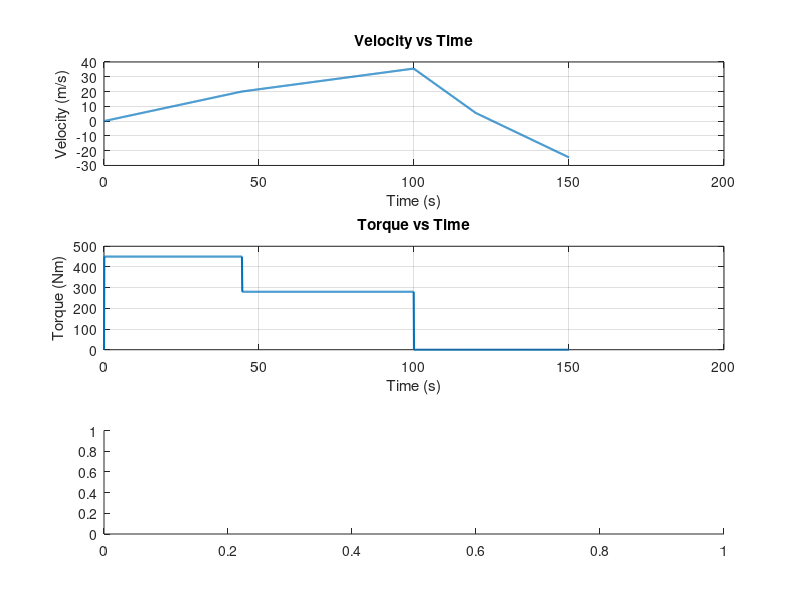

Here is the MATLAB script that generated this plot: (Note: this script raises an error after producing the figure.)
% Parameters for Powertrain Model
m = 1000; % mass of vehicle in kg
initial_velocity = 0; % Initial velocity in m/s
acceleration = 2; % Acceleration in m/s^2
time = linspace(0, 150, 1501); % Time array in seconds
threshold_speed = 20; % Threshold speed where ICE takes over in m/s
electric_motor_torque = 450; % Torque of electric motor in Nm
ICE_torque = 280; % Torque of internal combustion engine in Nm
regenerative_efficiency = 0.85; % Efficiency of regenerative braking
battery_capacity = 50000; % Battery capacity in Wh (Watt-hour)
battery_voltage = 400; % Battery voltage in Volts

% Initializing arrays to store velocity, torque, regenerative energy, and battery state
velocity = zeros(1, length(time));
torque = zeros(1, length(time));
regenerative_energy_Ah = zeros(1, length(time)); % Array to store regenerative energy in Ah
battery_state_percent = zeros(1, length(time)); % Array to store battery state of charge in percent
battery_state_percent(1) = 50; % Start at 50% state of charge

% Simulating the vehicle's behavior
for i = 2:length(time)
    if i > 1000 && i <= 1200 % Simulating a road gradient or heavy load
        acceleration = -1.5; % Increased negative acceleration for more regenerative braking
    elseif i > 1200
        acceleration = -1; % Lighter braking towards the end
    else
        if velocity(i-1) < threshold_speed
            torque(i) = electric_motor_torque; % Electric motor propulsion
        else
            torque(i) = ICE_torque; % Switch to ICE propulsion
        end
        acceleration = torque(i) / m; % a = F/m (F = torque / wheel radius)
    end

    % Update velocity
    velocity(i) = velocity(i-1) + acceleration * (time(i) - time(i-1));

    % Regenerative braking during deceleration
    if acceleration < 0 && velocity(i) > 0
        regenerative_power = regenerative_efficiency * abs(acceleration) * m * velocity(i);
        regenerative_energy_Wh = regenerative_power * (time(i) - time(i-1)) / 3600; % Convert power to Wh
        regenerative_energy_Ah(i) = regenerative_energy_Wh / battery_voltage; % Convert Wh to Ah
        battery_state_percent(i) = min(battery_state_percent(i-1) + (regenerative_energy_Wh / battery_capacity) * 100, 100); % Update battery SoC in percent
    else
        battery_state_percent(i) = battery_state_percent(i-1); % Maintain previous state if no regen energy is generated
    end
end



% Plotting the results
figure
set(gcf, 'Units', 'Normalized', 'OuterPosition', [0.1, 0.2, 0.5, 0.8]);
subplot(3,1,1);
plot(time, velocity, 'LineWidth', 1.5);
title('Velocity vs Time');
xlabel('Time (s)');
ylabel('Velocity (m/s)');
grid on;

subplot(3,1,2);
plot(time, torque, 'LineWidth', 1.5);
title('Torque vs Time');
xlabel('Time (s)');
ylabel('Torque (Nm)');
grid on;

subplot(3,1,3);
yyaxis left
plot(time, regenerative_energy_Ah, 'LineWidth', 1.5); % Plotting in Ah
ylabel('Regenerative Energy (Ah)');
yyaxis right
plot(time, battery_state_percent, 'r', 'LineWidth', 1.5); % Plot battery SoC in percent
ylabel('Battery State of Charge (%)');
title('Regenerative Energy and Battery State vs Time');
xlabel('Time (s)');
grid on;
